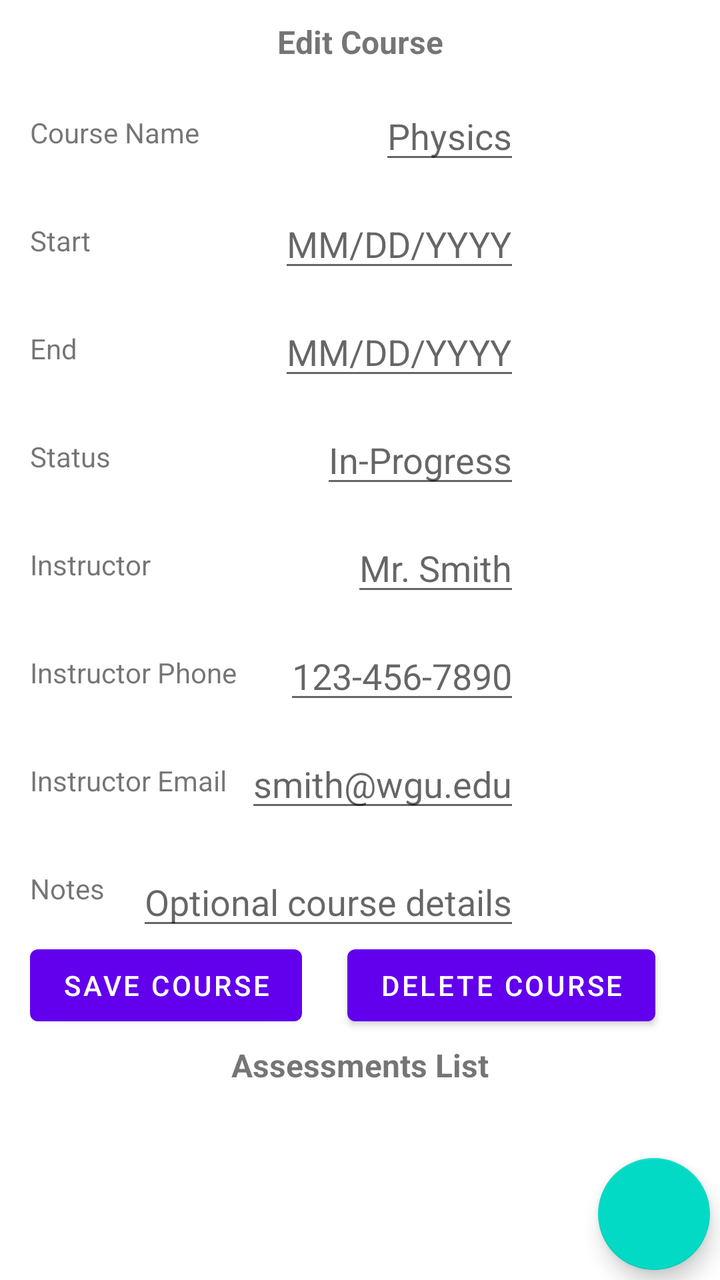
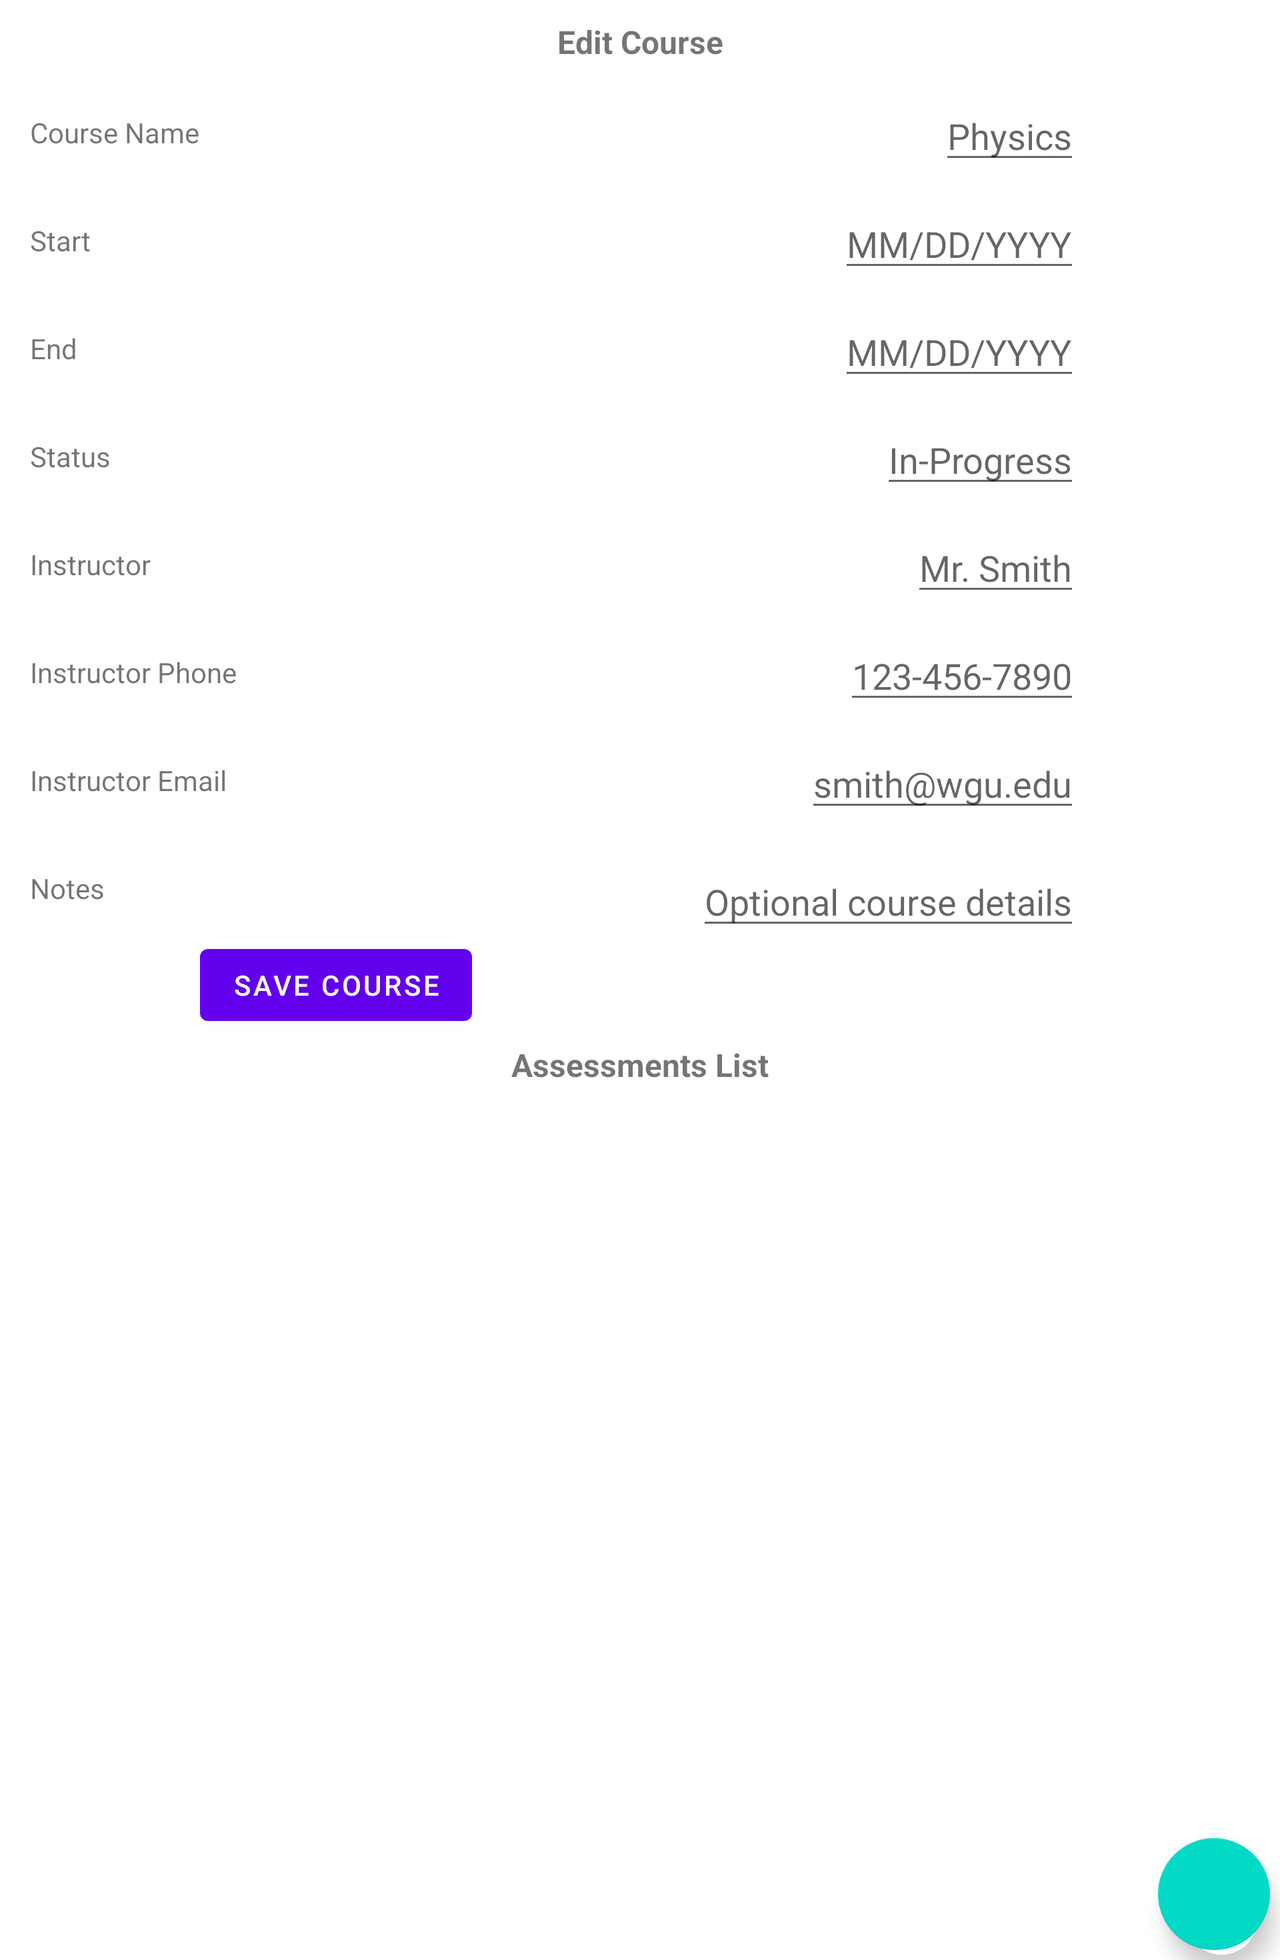

Two renders of one Android screen. The first uses the default layout on a phone; the second uses the alternative layout the repository ships for a different screen configuration, on a matching device. The two XML files are below.
<!-- AndroidManifest.xml: application theme Theme.Course_Scheduler -->
<!-- res/layout/activity_edit_courses_assessments_list.xml -->
<?xml version="1.0" encoding="utf-8"?>
<androidx.constraintlayout.widget.ConstraintLayout xmlns:android="http://schemas.android.com/apk/res/android"
    xmlns:app="http://schemas.android.com/apk/res-auto"
    xmlns:tools="http://schemas.android.com/tools"
    android:layout_width="match_parent"
    android:layout_height="match_parent"
    tools:context=".UI.EditCourses_AssessmentsList">

    <TextView
        android:id="@+id/textView13"
        android:layout_width="wrap_content"
        android:layout_height="wrap_content"
        android:layout_marginTop="10dp"
        android:text="Edit Course"
        android:textSize="16sp"
        android:textStyle="bold"
        app:layout_constraintEnd_toEndOf="parent"
        app:layout_constraintStart_toStartOf="parent"
        app:layout_constraintTop_toTopOf="parent" />

    <TextView
        android:id="@+id/textView14"
        android:layout_width="wrap_content"
        android:layout_height="wrap_content"
        android:layout_marginStart="15dp"
        android:layout_marginTop="25dp"
        android:text="Course Name"
        app:layout_constraintStart_toStartOf="parent"
        app:layout_constraintTop_toBottomOf="@+id/textView13" />

    <TextView
        android:id="@+id/textView15"
        android:layout_width="wrap_content"
        android:layout_height="wrap_content"
        android:layout_marginStart="15dp"
        android:layout_marginTop="35dp"
        android:text="Start"
        app:layout_constraintStart_toStartOf="parent"
        app:layout_constraintTop_toBottomOf="@+id/textView14" />

    <TextView
        android:id="@+id/textView16"
        android:layout_width="wrap_content"
        android:layout_height="wrap_content"
        android:layout_marginStart="15dp"
        android:layout_marginTop="35dp"
        android:text="End"
        app:layout_constraintStart_toStartOf="parent"
        app:layout_constraintTop_toBottomOf="@+id/textView15" />

    <TextView
        android:id="@+id/textView17"
        android:layout_width="wrap_content"
        android:layout_height="wrap_content"
        android:layout_marginStart="15dp"
        android:layout_marginTop="35dp"
        android:text="Status"
        app:layout_constraintStart_toStartOf="parent"
        app:layout_constraintTop_toBottomOf="@+id/textView16" />

    <TextView
        android:id="@+id/textView18"
        android:layout_width="wrap_content"
        android:layout_height="wrap_content"
        android:layout_marginStart="15dp"
        android:layout_marginTop="35dp"
        android:text="Instructor"
        app:layout_constraintStart_toStartOf="parent"
        app:layout_constraintTop_toBottomOf="@+id/textView17" />

    <TextView
        android:id="@+id/textView22"
        android:layout_width="wrap_content"
        android:layout_height="wrap_content"
        android:layout_marginStart="15dp"
        android:layout_marginTop="35dp"
        android:text="Instructor Phone"
        app:layout_constraintStart_toStartOf="parent"
        app:layout_constraintTop_toBottomOf="@+id/textView18" />

    <TextView
        android:id="@+id/textView23"
        android:layout_width="wrap_content"
        android:layout_height="wrap_content"
        android:layout_marginStart="15dp"
        android:layout_marginTop="35dp"
        android:text="Instructor Email"
        app:layout_constraintStart_toStartOf="parent"
        app:layout_constraintTop_toBottomOf="@+id/textView22" />

    <TextView
        android:id="@+id/textView24"
        android:layout_width="wrap_content"
        android:layout_height="wrap_content"
        android:layout_marginStart="15dp"
        android:layout_marginTop="35dp"
        android:text="Notes"
        app:layout_constraintStart_toStartOf="parent"
        app:layout_constraintTop_toBottomOf="@+id/textView23" />

    <Button
        android:id="@+id/saveCourseButton"
        android:layout_width="wrap_content"
        android:layout_height="wrap_content"
        android:layout_marginStart="15dp"
        android:layout_marginTop="15dp"
        android:text="Save Course"
        android:clickable="true"
        android:onClick="saveEditCourse"
        app:layout_constraintStart_toStartOf="parent"
        app:layout_constraintTop_toBottomOf="@+id/textView24" />

    <EditText
        android:id="@+id/editCourseNameText"
        android:layout_width="wrap_content"
        android:layout_height="wrap_content"
        android:layout_marginEnd="100dp"
        android:hint="Physics"
        app:layout_constraintBottom_toBottomOf="@+id/textView14"
        app:layout_constraintEnd_toEndOf="parent"
        app:layout_constraintTop_toTopOf="@+id/textView14" />

    <EditText
        android:id="@+id/editCourseStartText"
        android:layout_width="wrap_content"
        android:layout_height="wrap_content"
        android:layout_marginEnd="100dp"
        android:hint="MM/DD/YYYY"
        app:layout_constraintBottom_toBottomOf="@+id/textView15"
        app:layout_constraintEnd_toEndOf="parent"
        app:layout_constraintTop_toTopOf="@+id/textView15" />

    <EditText
        android:id="@+id/editCourseEndText"
        android:layout_width="wrap_content"
        android:layout_height="wrap_content"
        android:layout_marginEnd="100dp"
        android:hint="MM/DD/YYYY"
        app:layout_constraintBottom_toBottomOf="@+id/textView16"
        app:layout_constraintEnd_toEndOf="parent"
        app:layout_constraintTop_toTopOf="@+id/textView16" />

    <EditText
        android:id="@+id/editCourseStatusText"
        android:layout_width="wrap_content"
        android:layout_height="wrap_content"
        android:layout_marginEnd="100dp"
        android:hint="In-Progress"
        app:layout_constraintBottom_toBottomOf="@+id/textView17"
        app:layout_constraintEnd_toEndOf="parent"
        app:layout_constraintTop_toTopOf="@+id/textView17" />

    <EditText
        android:id="@+id/editInstructorNameText"
        android:layout_width="wrap_content"
        android:layout_height="wrap_content"
        android:layout_marginEnd="100dp"
        android:hint="Mr. Smith"
        app:layout_constraintBottom_toBottomOf="@+id/textView18"
        app:layout_constraintEnd_toEndOf="parent"
        app:layout_constraintTop_toTopOf="@+id/textView18" />

    <EditText
        android:id="@+id/editInstructorPhoneText"
        android:layout_width="wrap_content"
        android:layout_height="wrap_content"
        android:layout_marginEnd="100dp"
        android:hint="123-456-7890"
        app:layout_constraintBottom_toBottomOf="@+id/textView22"
        app:layout_constraintEnd_toEndOf="parent"
        app:layout_constraintTop_toTopOf="@+id/textView22" />

    <EditText
        android:id="@+id/editInstructorEmailText"
        android:layout_width="wrap_content"
        android:layout_height="wrap_content"
        android:layout_marginEnd="100dp"
        android:hint="smith@wgu.edu"
        app:layout_constraintBottom_toBottomOf="@+id/textView23"
        app:layout_constraintEnd_toEndOf="parent"
        app:layout_constraintTop_toTopOf="@+id/textView23" />

    <EditText
        android:id="@+id/editCourseNotesText"
        android:layout_width="wrap_content"
        android:layout_height="wrap_content"
        android:layout_marginTop="10dp"
        android:layout_marginEnd="100dp"
        android:hint="Optional course details"
        app:layout_constraintBottom_toBottomOf="@+id/textView24"
        app:layout_constraintEnd_toEndOf="parent"
        app:layout_constraintTop_toTopOf="@+id/textView24" />

    <TextView
        android:id="@+id/textView29"
        android:layout_width="wrap_content"
        android:layout_height="wrap_content"
        android:layout_marginTop="5dp"
        android:text="Assessments List"
        android:textSize="16sp"
        android:textStyle="bold"
        app:layout_constraintEnd_toEndOf="parent"
        app:layout_constraintStart_toStartOf="parent"
        app:layout_constraintTop_toBottomOf="@+id/saveCourseButton" />

    <androidx.recyclerview.widget.RecyclerView
        android:id="@+id/AssessmentsForCourseRecyclerView"
        android:layout_width="409dp"
        android:layout_height="432dp"
        android:layout_marginStart="5dp"
        android:layout_marginTop="5dp"
        android:layout_marginEnd="5dp"
        app:layout_constraintEnd_toEndOf="parent"
        app:layout_constraintStart_toStartOf="parent"
        app:layout_constraintTop_toBottomOf="@+id/textView29" />

    <com.google.android.material.floatingactionbutton.FloatingActionButton
        android:id="@+id/addAssessmentButton"
        android:layout_width="wrap_content"
        android:layout_height="wrap_content"
        android:layout_marginEnd="5dp"
        android:layout_marginBottom="5dp"
        android:onClick="addAssessment"
        android:clickable="true"
        app:layout_constraintBottom_toBottomOf="parent"
        app:layout_constraintEnd_toEndOf="parent"
        app:srcCompat="@drawable/ic_baseline_add_24" />

    <Button
        android:id="@+id/deleteCourseButton"
        android:layout_width="wrap_content"
        android:layout_height="wrap_content"
        android:layout_marginStart="5dp"
        android:layout_marginEnd="15dp"
        android:text="Delete Course"
        android:onClick="deleteCourseButton"
        app:layout_constraintBottom_toBottomOf="@+id/saveCourseButton"
        app:layout_constraintEnd_toEndOf="parent"
        app:layout_constraintStart_toEndOf="@+id/saveCourseButton"
        app:layout_constraintTop_toTopOf="@+id/saveCourseButton" />
</androidx.constraintlayout.widget.ConstraintLayout>
<!-- resources referenced by this layout -->
<resources>
  <style name="Theme.Course_Scheduler" parent="Theme.MaterialComponents.DayNight.DarkActionBar">
          
          <item name="colorPrimary">@color/purple_500</item>
          <item name="colorPrimaryVariant">@color/purple_700</item>
          <item name="colorOnPrimary">@color/white</item>
          
          <item name="colorSecondary">@color/teal_200</item>
          <item name="colorSecondaryVariant">@color/teal_700</item>
          <item name="colorOnSecondary">@color/black</item>
          
          <item name="android:statusBarColor">?attr/colorPrimaryVariant</item>
          
      </style>
</resources>
<!-- res/layout-land/activity_edit_courses_assessments_list.xml (the repository's variant of the layout above) -->
<!-- drawn on the phone turned sideways -->
<?xml version="1.0" encoding="utf-8"?>
<ScrollView xmlns:android="http://schemas.android.com/apk/res/android"
    xmlns:app="http://schemas.android.com/apk/res-auto"
    xmlns:tools="http://schemas.android.com/tools"
    android:layout_width="match_parent"
    android:layout_height="match_parent"
    tools:context=".UI.EditTerms_CoursesList">

<androidx.constraintlayout.widget.ConstraintLayout
    android:layout_width="match_parent"
    android:layout_height="wrap_content"
    tools:context=".UI.EditCourses_AssessmentsList">

    <TextView
        android:id="@+id/textView13"
        android:layout_width="wrap_content"
        android:layout_height="wrap_content"
        android:layout_marginTop="10dp"
        android:text="Edit Course"
        android:textSize="16sp"
        android:textStyle="bold"
        app:layout_constraintEnd_toEndOf="parent"
        app:layout_constraintStart_toStartOf="parent"
        app:layout_constraintTop_toTopOf="parent" />

    <TextView
        android:id="@+id/textView14"
        android:layout_width="wrap_content"
        android:layout_height="wrap_content"
        android:layout_marginStart="15dp"
        android:layout_marginTop="25dp"
        android:text="Course Name"
        app:layout_constraintStart_toStartOf="parent"
        app:layout_constraintTop_toBottomOf="@+id/textView13" />

    <TextView
        android:id="@+id/textView15"
        android:layout_width="wrap_content"
        android:layout_height="wrap_content"
        android:layout_marginStart="15dp"
        android:layout_marginTop="35dp"
        android:text="Start"
        app:layout_constraintStart_toStartOf="parent"
        app:layout_constraintTop_toBottomOf="@+id/textView14" />

    <TextView
        android:id="@+id/textView16"
        android:layout_width="wrap_content"
        android:layout_height="wrap_content"
        android:layout_marginStart="15dp"
        android:layout_marginTop="35dp"
        android:text="End"
        app:layout_constraintStart_toStartOf="parent"
        app:layout_constraintTop_toBottomOf="@+id/textView15" />

    <TextView
        android:id="@+id/textView17"
        android:layout_width="wrap_content"
        android:layout_height="wrap_content"
        android:layout_marginStart="15dp"
        android:layout_marginTop="35dp"
        android:text="Status"
        app:layout_constraintStart_toStartOf="parent"
        app:layout_constraintTop_toBottomOf="@+id/textView16" />

    <TextView
        android:id="@+id/textView18"
        android:layout_width="wrap_content"
        android:layout_height="wrap_content"
        android:layout_marginStart="15dp"
        android:layout_marginTop="35dp"
        android:text="Instructor"
        app:layout_constraintStart_toStartOf="parent"
        app:layout_constraintTop_toBottomOf="@+id/textView17" />

    <TextView
        android:id="@+id/textView22"
        android:layout_width="wrap_content"
        android:layout_height="wrap_content"
        android:layout_marginStart="15dp"
        android:layout_marginTop="35dp"
        android:text="Instructor Phone"
        app:layout_constraintStart_toStartOf="parent"
        app:layout_constraintTop_toBottomOf="@+id/textView18" />

    <TextView
        android:id="@+id/textView23"
        android:layout_width="wrap_content"
        android:layout_height="wrap_content"
        android:layout_marginStart="15dp"
        android:layout_marginTop="35dp"
        android:text="Instructor Email"
        app:layout_constraintStart_toStartOf="parent"
        app:layout_constraintTop_toBottomOf="@+id/textView22" />

    <TextView
        android:id="@+id/textView24"
        android:layout_width="wrap_content"
        android:layout_height="wrap_content"
        android:layout_marginStart="15dp"
        android:layout_marginTop="35dp"
        android:text="Notes"
        app:layout_constraintStart_toStartOf="parent"
        app:layout_constraintTop_toBottomOf="@+id/textView23" />

    <Button
        android:id="@+id/saveCourseButton"
        android:layout_width="wrap_content"
        android:layout_height="wrap_content"
        android:layout_marginStart="100dp"
        android:layout_marginTop="15dp"
        android:clickable="true"
        android:onClick="saveEditCourse"
        android:text="Save Course"
        app:layout_constraintStart_toStartOf="parent"
        app:layout_constraintTop_toBottomOf="@+id/textView24" />

    <EditText
        android:id="@+id/editCourseNameText"
        android:layout_width="wrap_content"
        android:layout_height="wrap_content"
        android:layout_marginEnd="100dp"
        android:hint="Physics"
        app:layout_constraintBottom_toBottomOf="@+id/textView14"
        app:layout_constraintEnd_toEndOf="parent"
        app:layout_constraintTop_toTopOf="@+id/textView14" />

    <EditText
        android:id="@+id/editCourseStartText"
        android:layout_width="wrap_content"
        android:layout_height="wrap_content"
        android:layout_marginEnd="100dp"
        android:hint="MM/DD/YYYY"
        app:layout_constraintBottom_toBottomOf="@+id/textView15"
        app:layout_constraintEnd_toEndOf="parent"
        app:layout_constraintTop_toTopOf="@+id/textView15" />

    <EditText
        android:id="@+id/editCourseEndText"
        android:layout_width="wrap_content"
        android:layout_height="wrap_content"
        android:layout_marginEnd="100dp"
        android:hint="MM/DD/YYYY"
        app:layout_constraintBottom_toBottomOf="@+id/textView16"
        app:layout_constraintEnd_toEndOf="parent"
        app:layout_constraintTop_toTopOf="@+id/textView16" />

    <EditText
        android:id="@+id/editCourseStatusText"
        android:layout_width="wrap_content"
        android:layout_height="wrap_content"
        android:layout_marginEnd="100dp"
        android:hint="In-Progress"
        app:layout_constraintBottom_toBottomOf="@+id/textView17"
        app:layout_constraintEnd_toEndOf="parent"
        app:layout_constraintTop_toTopOf="@+id/textView17" />

    <EditText
        android:id="@+id/editInstructorNameText"
        android:layout_width="wrap_content"
        android:layout_height="wrap_content"
        android:layout_marginEnd="100dp"
        android:hint="Mr. Smith"
        app:layout_constraintBottom_toBottomOf="@+id/textView18"
        app:layout_constraintEnd_toEndOf="parent"
        app:layout_constraintTop_toTopOf="@+id/textView18" />

    <EditText
        android:id="@+id/editInstructorPhoneText"
        android:layout_width="wrap_content"
        android:layout_height="wrap_content"
        android:layout_marginEnd="100dp"
        android:hint="123-456-7890"
        app:layout_constraintBottom_toBottomOf="@+id/textView22"
        app:layout_constraintEnd_toEndOf="parent"
        app:layout_constraintTop_toTopOf="@+id/textView22" />

    <EditText
        android:id="@+id/editInstructorEmailText"
        android:layout_width="wrap_content"
        android:layout_height="wrap_content"
        android:layout_marginEnd="100dp"
        android:hint="smith@wgu.edu"
        app:layout_constraintBottom_toBottomOf="@+id/textView23"
        app:layout_constraintEnd_toEndOf="parent"
        app:layout_constraintTop_toTopOf="@+id/textView23" />

    <EditText
        android:id="@+id/editCourseNotesText"
        android:layout_width="wrap_content"
        android:layout_height="wrap_content"
        android:layout_marginTop="10dp"
        android:layout_marginEnd="100dp"
        android:hint="Optional course details"
        app:layout_constraintBottom_toBottomOf="@+id/textView24"
        app:layout_constraintEnd_toEndOf="parent"
        app:layout_constraintTop_toTopOf="@+id/textView24" />

    <TextView
        android:id="@+id/textView29"
        android:layout_width="wrap_content"
        android:layout_height="wrap_content"
        android:layout_marginTop="5dp"
        android:text="Assessments List"
        android:textSize="16sp"
        android:textStyle="bold"
        app:layout_constraintEnd_toEndOf="parent"
        app:layout_constraintStart_toStartOf="parent"
        app:layout_constraintTop_toBottomOf="@+id/saveCourseButton" />

    <androidx.recyclerview.widget.RecyclerView
        android:id="@+id/AssessmentsForCourseRecyclerView"
        android:layout_width="409dp"
        android:layout_height="432dp"
        android:layout_marginStart="5dp"
        android:layout_marginTop="5dp"
        app:layout_constraintStart_toStartOf="parent"
        app:layout_constraintTop_toBottomOf="@+id/textView29" />

    <com.google.android.material.floatingactionbutton.FloatingActionButton
        android:id="@+id/addAssessmentButton"
        android:layout_width="wrap_content"
        android:layout_height="wrap_content"
        android:layout_marginEnd="5dp"
        android:layout_marginBottom="5dp"
        android:onClick="addAssessment"
        android:clickable="true"
        app:layout_constraintBottom_toBottomOf="parent"
        app:layout_constraintEnd_toEndOf="parent"
        app:srcCompat="@drawable/ic_baseline_add_24" />

</androidx.constraintlayout.widget.ConstraintLayout>
</ScrollView>
